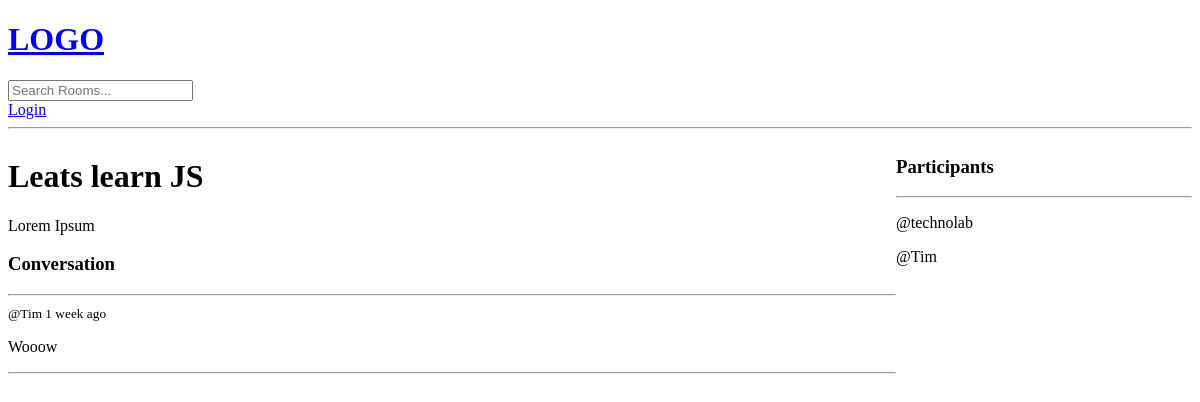
The app's page /room/1/, older data.
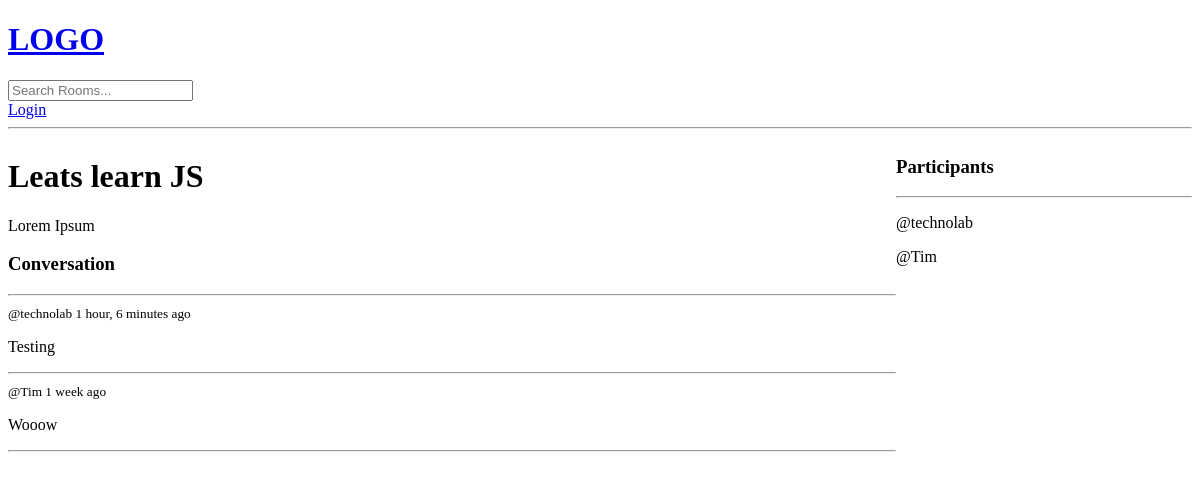
The same page, newer data.
### base/models.py (models this page shows, shortened)
class Room(models.Model):
    host = models.ForeignKey(User, on_delete=models.SET_NULL, null=True)
    topic = models.ForeignKey(Topic, on_delete=models.SET_NULL, null=True)
    name = models.CharField(max_length=200)
    description = models.TextField(null=True, blank=True)
    participants = models.ManyToManyField(User, related_name='participants', blank=True)
    updated = models.DateTimeField(auto_now=True)
    created = models.DateTimeField(auto_now_add=True)
    class Meta:
        ordering = ['-updated', '-created']

class Message(models.Model):
    user = models.ForeignKey(User, on_delete=models.CASCADE)
    room = models.ForeignKey(Room, on_delete=models.CASCADE)
    body = models.TextField()
    updated = models.DateTimeField(auto_now=True)
    created = models.DateTimeField(auto_now_add=True)
    class Meta:
        ordering = ['-updated', '-created']

### base/views.py (the view, shortened to what this page needs)
# urls.py: path('room/<str:pk>/', views.room, name='room'),
def room(request, pk):
    room = Room.objects.get(id=pk)
    room_messages = room.message_set.all()
    participants = room.participants.all()
    context = {'room' : room, 'room_messages' : room_messages, 'participants' : participants}
    return render(request, 'base/room.html', context)

### base/templates/base/room.html (shortened to what this page needs)
{% extends 'main.html' %}
{% block content %}
<div class="room-container">
    <div>
<h1>{{room.name}}</h1>
<p>{{room.description}}</p>
<div class="content-wrapper">
    <h3>Conversation</h3>
    <hr>
    {% for message in room_messages %}
    <div>
        <small>@{{message.user}}   {{message.created|timesince}} ago</small>
        <p>{{message.body}}</p>
        <hr>
    </div>
    {% endfor %}
</div>
    </div>
    <div>
        <h3>Participants</h3>
        <hr>
        {% for user in participants %}
        <div>
            <p>@{{user.username}}</p>
        </div>
        {% endfor %}
    </div>
</div>
{% endblock %}

### templates/main.html (shortened to what this page needs)
<!DOCTYPE html>
<html>
<head>
</head>
<body>
    {% include 'navbar.html' %}
    {% block content %}
    {% endblock %}
</body>
</html>

### templates/navbar.html
<a href="/">
<h1>LOGO</h1>
</a>
<form method="GET" action="{% url 'home' %}">
    <input type="text" name="q" placeholder="Search Rooms..." />
</form>
{% if request.user.is_authenticated %}
<p>Hello {{request.user}}</p>
<a href="{% url 'logout' %}">Logout</a>
{% else %}
<a href="{% url 'login' %}">Login</a>
{% endif %}
<hr>

### base/templates/base/room.html (style rules this page uses)
.room-container { display: grid; grid-template-columns: 3fr 1fr }

Row changes from the older to the newer data that the page shows:
added Message: user "technolab", created "1 hour, 6 minutes", body "Testing"
